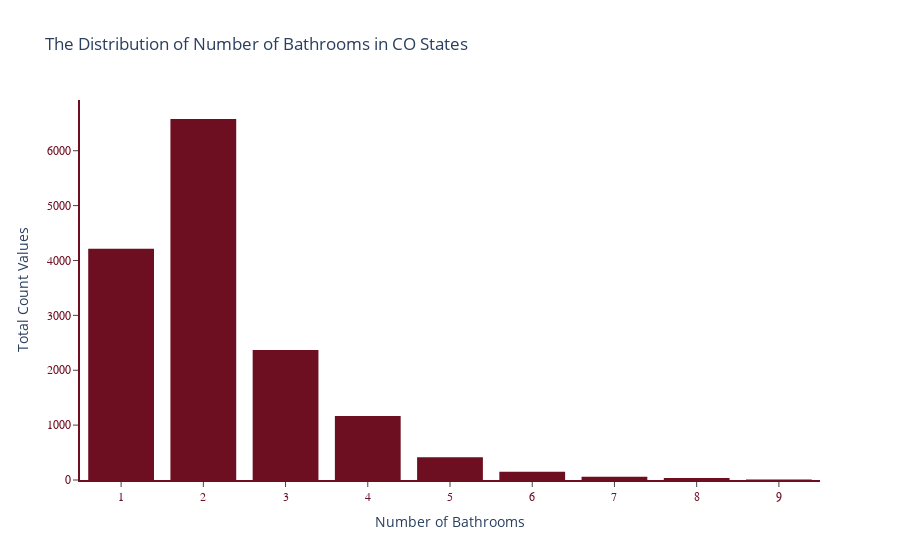

Notebook source saved alongside this figure:
### Code cell
fig = px.histogram(df['bathrooms'], nbins=10,
                title='The Distribution of Number of Bathrooms in CO States', color_discrete_sequence=["#6D0E21"])
fig.update_layout(xaxis_title_text='Number of Bathrooms', yaxis_title_text='Total Count Values', bargap=0.2,
                 xaxis = dict(showgrid=False, showticklabels=True, showline=True,
                              linewidth=2, linecolor='#6D0E21',ticks='outside',
                              tickfont=dict(family='Arial',size=12,color='#6D0E21')),
                  yaxis = dict(showgrid=False, showticklabels=True, showline=True,
                              linewidth=2, linecolor='#6D0E21',ticks='outside',
                              tickfont=dict(family='Arial',size=12,color='#6D0E21')),
                 plot_bgcolor='white',showlegend=False, autosize=False)

### Figure 1 — Plotly figure (JSON) as saved in the notebook; plotly's stock layout.template omitted (floating-point values rounded to 4 significant figures; data arrays with more than 128 entries replaced by an {"elided": "..."} marker saying what was removed)
{"data": [{"alignmentgroup": "True", "bingroup": "x", "hovertemplate": "variable=bathrooms<br>value=%{x}<br>count=%{y}<extra></extra>", "legendgroup": "bathrooms", "marker": {"color": "#6D0E21", "pattern": {"shape": ""}}, "name": "bathrooms", "nbinsx": 10, "offsetgroup": "bathrooms", "orientation": "v", "showlegend": true, "type": "histogram", "x": {"elided": "14991 int values"}, "xaxis": "x", "yaxis": "y"}], "layout": {"autosize": false, "bargap": 0.2, "barmode": "relative", "legend": {"title": {"text": "variable"}, "tracegroupgap": 0}, "plot_bgcolor": "white", "showlegend": false, "title": {"text": "The Distribution of Number of Bathrooms in CO States"}, "xaxis": {"anchor": "y", "domain": [0, 1], "linecolor": "#6D0E21", "linewidth": 2, "showgrid": false, "showline": true, "showticklabels": true, "tickfont": {"color": "#6D0E21", "family": "Arial", "size": 12}, "ticks": "outside", "title": {"text": "Number of Bathrooms"}}, "yaxis": {"anchor": "x", "domain": [0, 1], "linecolor": "#6D0E21", "linewidth": 2, "showgrid": false, "showline": true, "showticklabels": true, "tickfont": {"color": "#6D0E21", "family": "Arial", "size": 12}, "ticks": "outside", "title": {"text": "Total Count Values"}}}}
